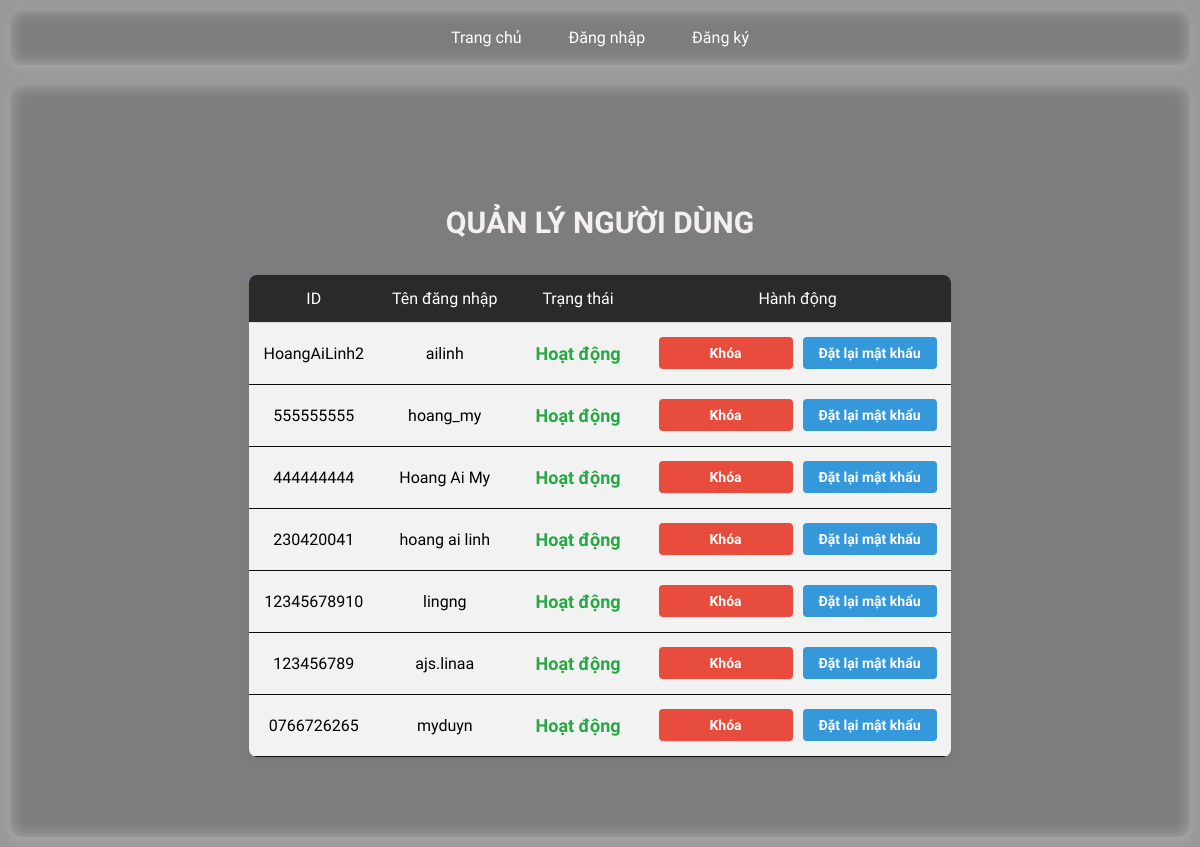
/admin (signed in), run on an earlier commit of the app's database.
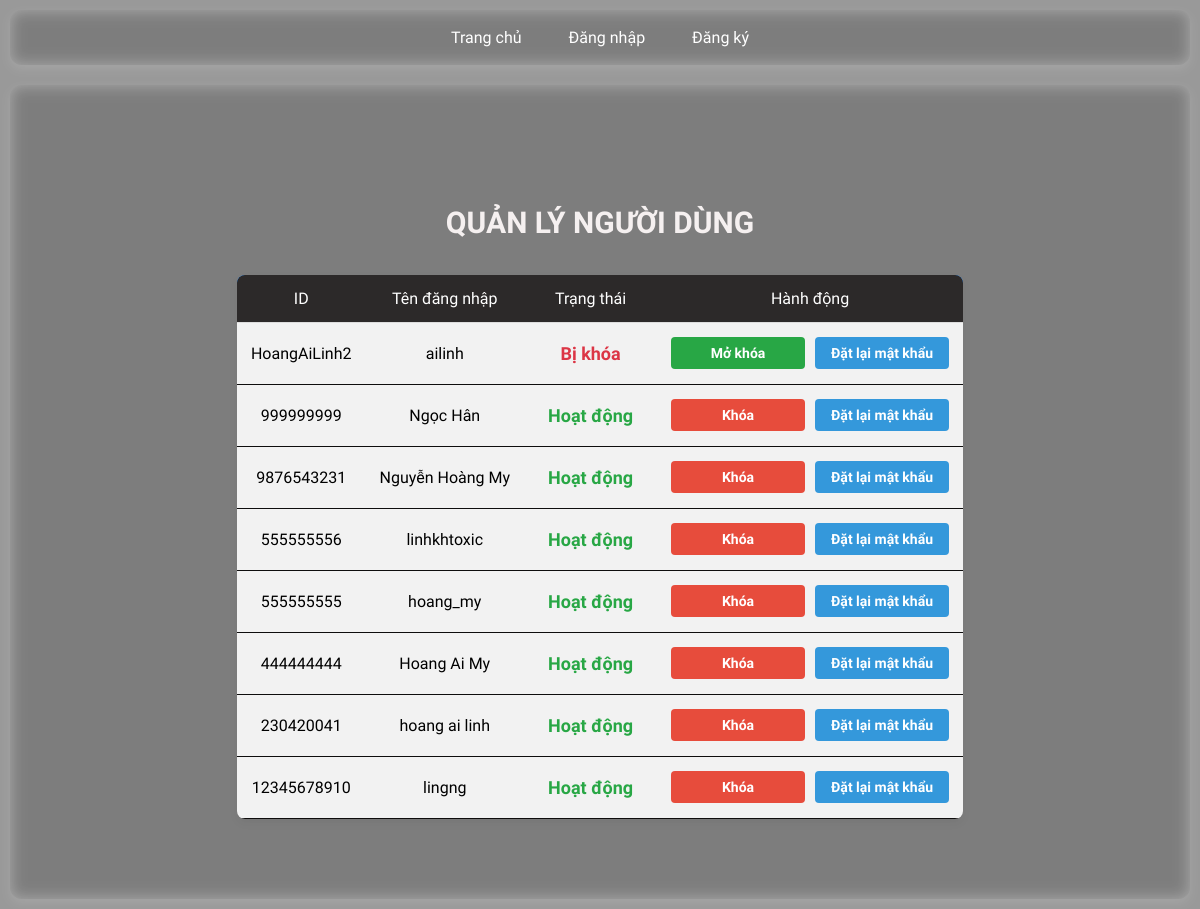
And on a later commit of the database.
### tables this page shows
CREATE TABLE users (
            user_id TEXT PRIMARY KEY NOT NULL UNIQUE,
            username TEXT NOT NULL UNIQUE,
            password TEXT,
            role TEXT DEFAULT 'user',
            is_blocked INTEGER DEFAULT 0
        );

### app.py (the view)
@app.route('/admin')
def admin():
    if session.get('role') != 'admin':
        flash("Truy cập trái phép!", "danger")
        return redirect(url_for('home'))
    page_admin = request.args.get('page_admin', 1, type=int)
    per_page = 8
    offset_user = (page_admin - 1) * per_page
    with sqlite3.connect(DATABASE) as conn:
        c = conn.cursor()
        c.execute("SELECT COUNT(*) FROM posts WHERE username != ?", (session['username'],))
        total_user_posts = c.fetchone()[0]
        total_user_pages = (total_user_posts + per_page - 1) // per_page
        c.execute("SELECT * FROM users WHERE username != ? ORDER BY user_id DESC LIMIT ? OFFSET ?",
                  (session['username'], per_page, offset_user))
        users = c.fetchall()
    return render_template('admin.html', users=users,
                           page_admin=page_admin,
                           total_user_pages=total_user_pages,)

### templates/admin.html (shortened to what this page needs)
{% extends "base.html" %}
{% block content %}
<div class="admin-container">
    <h2 class="title">QUẢN LÝ NGƯỜI DÙNG</h2>
    <table class="user-table">
        <thead>
            <tr>
                <th>ID</th>
                <th>Tên đăng nhập</th>
                <th>Trạng thái</th>
                <th>Hành động</th>
            </tr>
        </thead>
        <tbody>
            {% for user in users %}
            <tr>
                <td>{{ user[0] }}</td>
                <td>{{ user[1] }}</td>
                <td>
                    <span class="status {{ 'blocked' if user[4] == 1 else 'active' }}">
                        {{ "Bị khóa" if user[4] == 1 else "Hoạt động" }}
                    </span>
                </td>
                <td>
                    <div class="action-buttons">
                        {% if user[4] == 1 %}
                            <a href="{{ url_for('unblock_user', username=user[1]) }}" class="button unblock">Mở khóa</a>
                        {% else %}
                            <a href="{{ url_for('block_user', username=user[1]) }}" class="button block">Khóa</a>
                        {% endif %}
                        <a href="{{ url_for('reset_password', username=user[1]) }}" class="button reset">Đặt lại mật khẩu</a>
                    </div>
                </td>
            </tr>
            {% endfor %}
        </tbody>
    </table>
</div>
{% endblock %}

What changed in the data, as far as the page shows it:
no longer on this page (row unchanged): users: user_id "123456789", username "ajs.linaa", is_blocked "Hoạt động"
no longer on this page (row unchanged): users: user_id "0766726265", username "myduyn", is_blocked "Hoạt động"
changed users "HoangAiLinh2": is_blocked "Hoạt động" → "Bị khóa"; is_blocked "Khóa" → "Mở khóa"
added users: user_id "999999999", username "Ngọc Hân", is_blocked "Hoạt động"
added users: user_id "9876543231", username "Nguyễn Hoàng My", is_blocked "Hoạt động"
added users: user_id "555555556", username "linhkhtoxic", is_blocked "Hoạt động"
